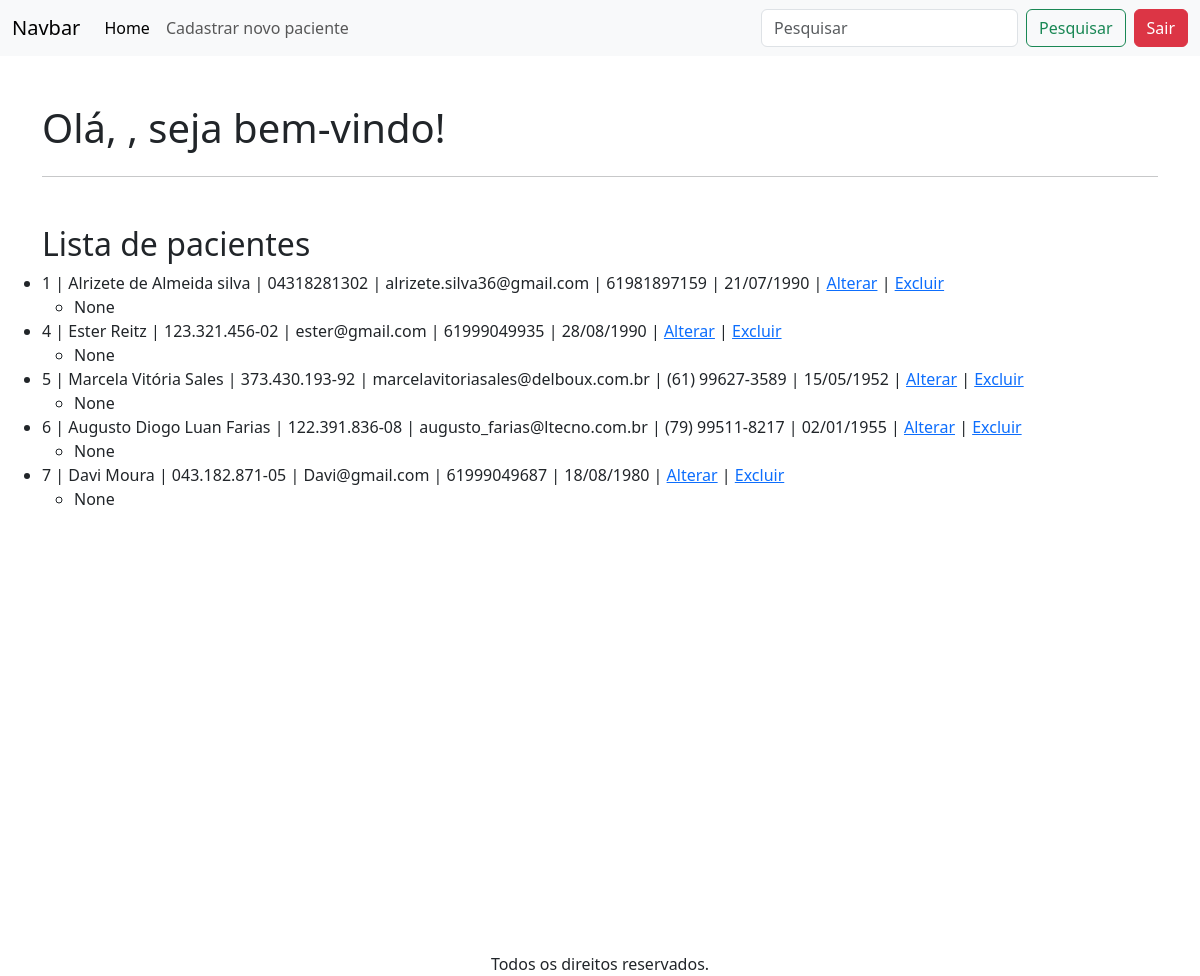
/buscar/, run on an earlier commit of the app's database.
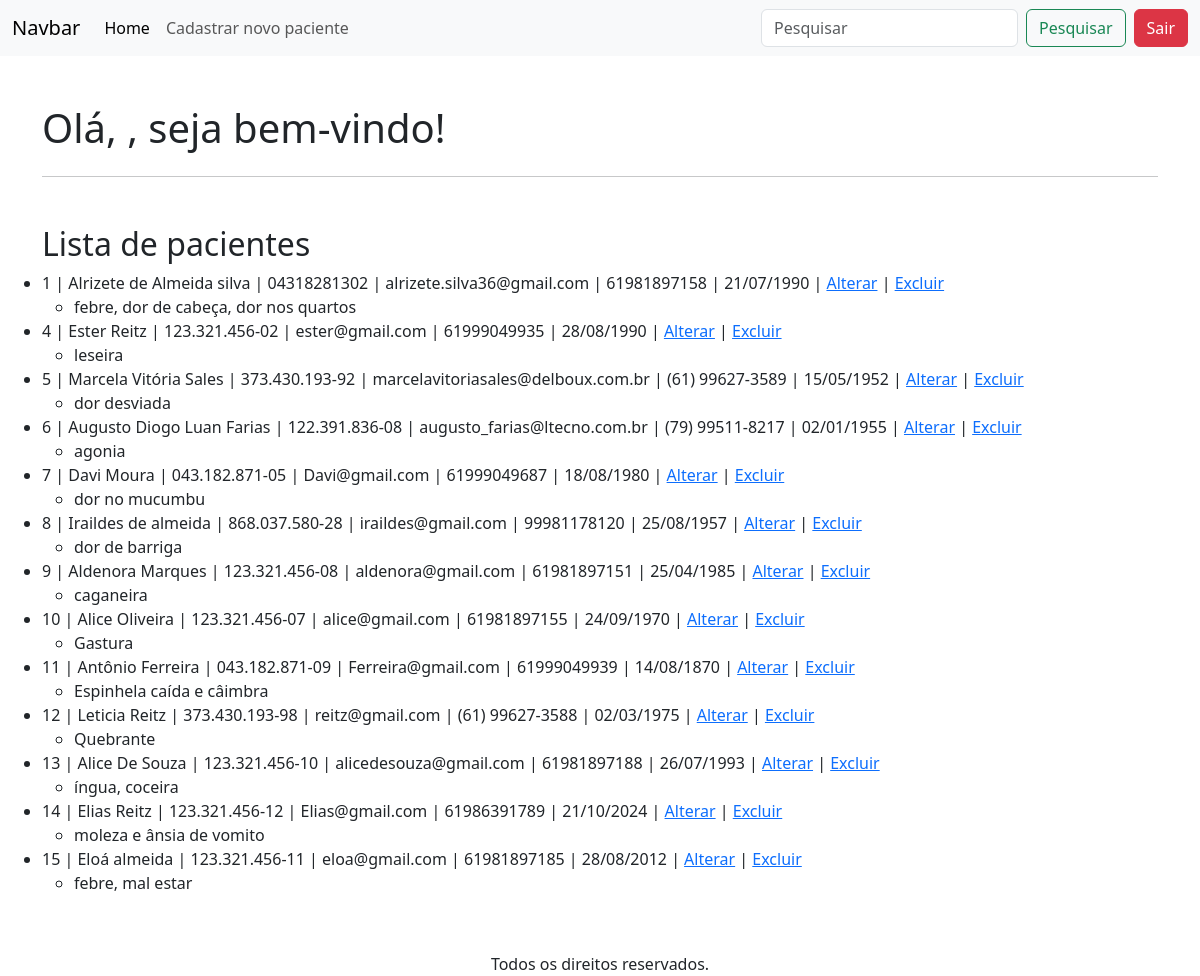
And on a later commit of the database.
### apps/crud/models.py (models this page shows, shortened)
class Paciente(models.Model):
    codigo_paciente = models.AutoField(primary_key=True)
    nome = models.CharField(null=False, blank=False)
    cpf = models.CharField(max_length=14, unique=True, null=False, blank=False)
    email = models.EmailField(unique=True, null=False, blank=False)
    telefone = models.CharField(max_length=15, null=False, blank=False)
    data_nascimento = models.DateField(null=False, blank=False)
    sintomas = models.TextField(null=True, blank=True)

### apps/crud/views.py (the view)
# urls.py: path('buscar/', views.buscar_paciente, name='buscar_paciente'),
def buscar_paciente(request):
    query = request.GET.get('buscar','')
    pacientes = Paciente.objects.filter (nome__icontains=query)
    return render(request, 'index.html', {
        'pacientes' : pacientes,
        'query' : query})

### apps/crud/templates/index.html (shortened to what this page needs)
{% extends 'base-crud.html' %}
{% block content %}
    <div class="row mt-5">
        <h1>Olá, {{ user.username }}, seja bem-vindo!</h1>
    </div>
    <hr>
    <div class="row mt-5">
        <h2>Lista de pacientes</h2>
        <ul>
            {% for paciente in pacientes %}
                <li>
                    {{ paciente.codigo_paciente }} |
                    {{ paciente.nome }} |
                    {{ paciente.cpf }} |
                    {{ paciente.email }} |
                    {{ paciente.telefone }} |
                    {{ paciente.data_nascimento|date:"d/m/Y" }} |
                    <a href="{% url 'alterar_paciente' paciente.codigo_paciente %}">Alterar</a> |
                    <a href="{% url 'excluir_paciente' paciente.codigo_paciente %}">Excluir</a>
                    <ul>
                        <li>
                            {{ paciente.sintomas }}
                        </li>
                    </ul>
                </li>
            {% empty %}
                <li>Nenhum paciente cadastrado.</li>
            {% endfor %}
        </ul>
    </div>
{% endblock %}

### apps/crud/templates/base-crud.html (shortened to what this page needs)
<!doctype html>
<html lang="pt-br">
  <head>
    <link href="https://cdn.jsdelivr.net/npm/bootstrap@5.3.8/dist/css/bootstrap.min.css" rel="stylesheet">
  </head>
  <body>
    {% include 'includes/header.html' %}
    <main class="container vh-100">
        {% block content %}{% endblock %}
    </main>
    {% include 'includes/footer.html' %}
  </body>
</html>

### apps/crud/templates/includes/header.html (shortened to what this page needs)
<header >
<nav class="navbar navbar-expand-lg bg-body-tertiary">
    <div class="container-fluid">
        <a class="navbar-brand" href="#">Navbar</a>
        <div class="collapse navbar-collapse" id="navbarSupportedContent">
            <ul class="navbar-nav me-auto mb-2 mb-lg-0">
                <li class="nav-item">
                    <a class="nav-link active" aria-current="page" href="/">Home</a>
                </li>
                <li class="nav-item">
                    <a class="nav-link" href="novoPaciente/">Cadastrar novo paciente</a>
                </li>
            </ul>
            <form action="{% url 'buscar_paciente' %}" method="GET" class="d-flex" role="search">
                <input class="form-control me-2" type="search"  name="buscar" placeholder="Pesquisar" aria-label="Search">
                <button class="btn btn-outline-success" type="submit">Pesquisar</button>
            </form>
            <a href="logout" class="btn btn-danger ms-2">Sair</a>
        </div>
    </div>
    </nav>
</header>

### apps/crud/templates/includes/footer.html
<footer class="container d-flex justify-content-center mt-5">
    Todos os direitos reservados.
</footer>

What changed in the data, as far as the page shows it:
changed Paciente "Alrizete de Almeida silva": telefone "61981897159" → "61981897158"; sintomas "None" → "febre, dor de cabeça, dor nos quartos"
changed Paciente "Ester Reitz": sintomas "None" → "leseira"
changed Paciente "Marcela Vitória Sales": sintomas "None" → "dor desviada"
changed Paciente "Augusto Diogo Luan Farias": sintomas "None" → "agonia"
changed Paciente "Davi Moura": sintomas "None" → "dor no mucumbu"
added Paciente: codigo_paciente "8", nome "Iraildes de almeida", cpf "868.037.580-28", email "iraildes@gmail.com", telefone "99981178120", data_nascimento "25/08/1957", sintomas "dor de barriga"
added Paciente: codigo_paciente "9", nome "Aldenora Marques", cpf "123.321.456-08", email "aldenora@gmail.com", telefone "61981897151", data_nascimento "25/04/1985", sintomas "caganeira"
added Paciente: codigo_paciente "10", nome "Alice Oliveira", cpf "123.321.456-07", email "alice@gmail.com", telefone "61981897155", data_nascimento "24/09/1970", sintomas "Gastura"
added Paciente: codigo_paciente "11", nome "Antônio Ferreira", cpf "043.182.871-09", email "Ferreira@gmail.com", telefone "61999049939", data_nascimento "14/08/1870", sintomas "Espinhela caída e câimbra"
added Paciente: codigo_paciente "12", nome "Leticia Reitz", cpf "373.430.193-98", email "reitz@gmail.com", telefone "(61) 99627-3588", data_nascimento "02/03/1975", sintomas "Quebrante"
added Paciente: codigo_paciente "13", nome "Alice De Souza", cpf "123.321.456-10", email "alicedesouza@gmail.com", telefone "61981897188", data_nascimento "26/07/1993", sintomas "íngua, coceira"
added Paciente: codigo_paciente "14", nome "Elias Reitz", cpf "123.321.456-12", email "Elias@gmail.com", telefone "61986391789", data_nascimento "21/10/2024", sintomas "moleza e ânsia de vomito"
added Paciente: codigo_paciente "15", nome "Eloá almeida", cpf "123.321.456-11", email "eloa@gmail.com", telefone "61981897185", data_nascimento "28/08/2012", sintomas "febre, mal estar"
